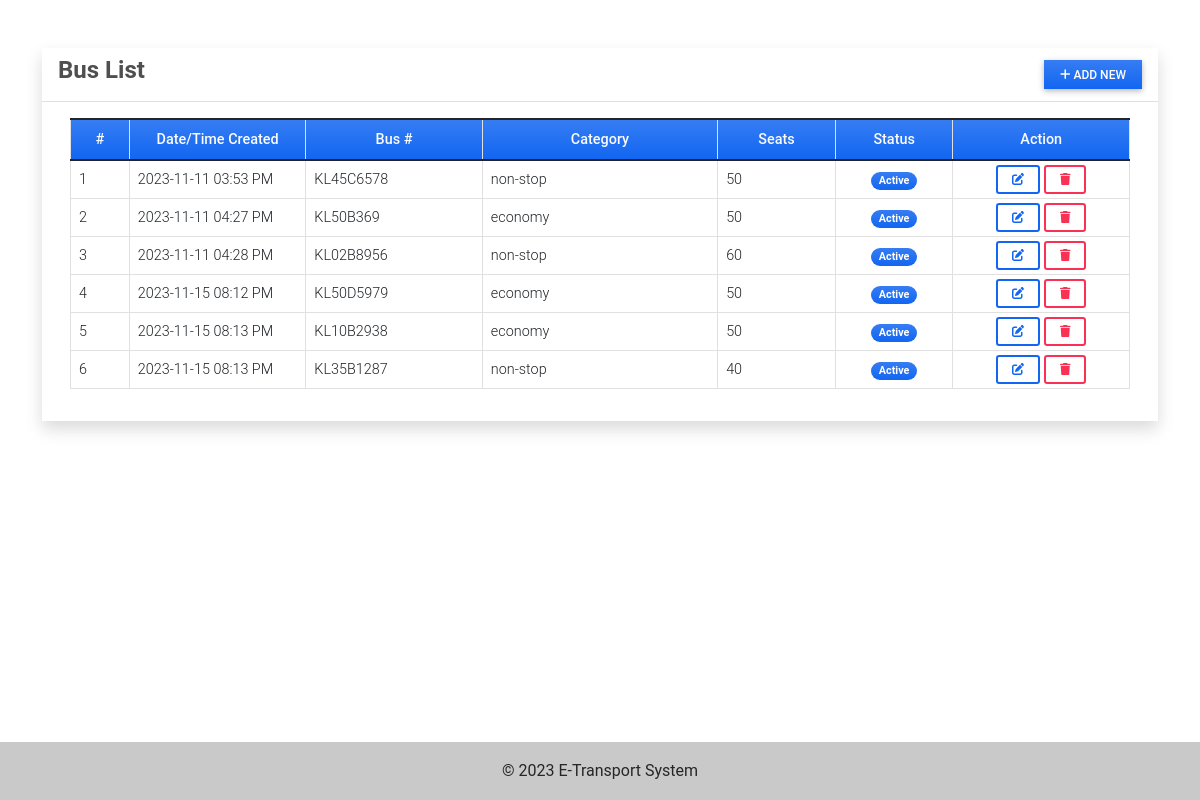
Screenshot of /bus (signed in) with the database file from the repository.
### MainApp/models.py (models this page shows)
class Bus(models.Model):
    category = models.ForeignKey(Category,on_delete=models.CASCADE, blank= True, null = True)
    bus_number = models.CharField(max_length=250)
    seats = models.FloatField(max_length=5, default=0)
    status = models.CharField(max_length=2, choices=(('1','Active'),('2','Inactive')), default=1)
    date_created = models.DateTimeField(default=timezone.now)
    date_updated = models.DateTimeField(auto_now=True)
    def __str__(self):
        return self.bus_number

class Category(models.Model):
    name = models.CharField(max_length=250)
    description = models.TextField()
    status = models.CharField(max_length=2, choices=(('1', 'Active'), ('2', 'Inactive')), default=1)
    date_created = models.DateTimeField(default=timezone.now)
    date_updated = models.DateTimeField(auto_now=True)
    def __str__(self):
        return self.name

### MainApp/views.py (the view)
# urls.py: path('bus',views.bus_mgt,name='bus-page'),
@login_required
def bus_mgt(request):
    context['page_title'] = "Buses"
    buses = Bus.objects.all()
    context['buses'] = buses
    return render(request, 'bus_mgt.html', context)

### MainApp/templates/bus_mgt.html (shortened to what this page needs)
{% extends 'base.html' %} {% load humanize %} {% block pageContent %}
<div class="col-lg-12 col-md-12 col-sm-12 col-xs-12">
    <div class="card card-default rounded-0 shadow ">
        <div class="card-header">
            <div class="d-flex w-100 align-items-center justify-content-between">
                <h4 class="card-title fw-bold">Bus List</h4>
                <div class="tools">
                    <button type="button" class="btn btn-primary rounded-0 bg-gradient btn-sm" id='add_new'><i class="fa fa-plus"></i> Add New</button>
                </div>
            </div>
        </div>
        <div class="card-body">
            <div class="container-fluid">
                <table class="table table-bordered" id="bus-list">
                    <colgroup>
                        <col width="5%">
                        <col width="15%">
                        <col width="15%">
                        <col width="20%">
                        <col width="10%">
                        <col width="10%">
                        <col width="15%">
                    </colgroup>
                    <thead>
                        <tr class="bg-gradient bg-primary bg-opacity-50 text-light">
                            <th class="px-2 py-2 text-center">#</th>
                            <th class="px-2 py-2 text-center">Date/Time Created</th>
                            <th class="px-2 py-2 text-center">Bus #</th>
                            <th class="px-2 py-2 text-center">Category</th>
                            <th class="px-2 py-2 text-center">Seats</th>
                            <th class="px-2 py-2 text-center">Status</th>
                            <th class="px-2 py-2 text-center">Action</th>
                        </tr>
                    </thead>
                    <tbody>
                        {% for bus in buses %}
                        <tr>
                            <td class="px-2 py-1 align-middle">{{ forloop.counter }}</td>
                            <td class="px-2 py-1 align-middle">{{ bus.date_created|date:"Y-m-d h:i A" }}</td>
                            <td class="px-2 py-1 align-middle">{{ bus }}</td>
                            <td class="px-2 py-1 align-middle">{{ bus.category }}</td>
                            <td class="px-2 py-1 align-middle">{{ bus.seats|floatformat:0|intcomma }}</td>
                            <td class="px-1 py-1 align-middle text-center">
                                {% if bus.status == '1' %}
                                <span class="badge bg-primary bg-gradient rounded-pill px-2">Active</span> {% else %}
                                <span class="badge bg-secondary bg-gradient rounded-pill px-2">Inactive</span> {% endif %}
                            </td>
                            <td class="px-2 py-1 align-middle text-center">
                                <a class="btn btn-outline-primary btn-sm edit-data" href="javascript:void(0)" data-id="{{ bus.pk }}" title="Edit">
                                    <i class="fa fa-edit"></i>
                                </a>
                                <button class="btn btn-outline-danger btn-sm delete-data" type="button" data-id="{{ bus.pk }}" title="Delete">
                                    <i class="fa fa-trash"></i>
                                </button>
                            </td>
                        </tr>
                        {% endfor %}
                    </tbody>
                </table>
            </div>
        </div>
    </div>
</div>
{% endblock pageContent %}

### static/MainApp/default/css/style.css (style rules this page uses)
html, body { height: 100%; width: 100%; max-height: 100%; overflow: auto; display: flex; flex-direction: column; }

### rows the page displays
Bus: date_created "2023-11-11 03:53 PM", bus_number "KL45C6578", category "non-stop", seats "50", status "Active"
Bus: date_created "2023-11-11 04:27 PM", bus_number "KL50B369", category "economy", seats "50", status "Active"
Bus: date_created "2023-11-11 04:28 PM", bus_number "KL02B8956", category "non-stop", seats "60", status "Active"
Bus: date_created "2023-11-15 08:12 PM", bus_number "KL50D5979", category "economy", seats "50", status "Active"
Bus: date_created "2023-11-15 08:13 PM", bus_number "KL10B2938", category "economy", seats "50", status "Active"
Bus: date_created "2023-11-15 08:13 PM", bus_number "KL35B1287", category "non-stop", seats "40", status "Active"
